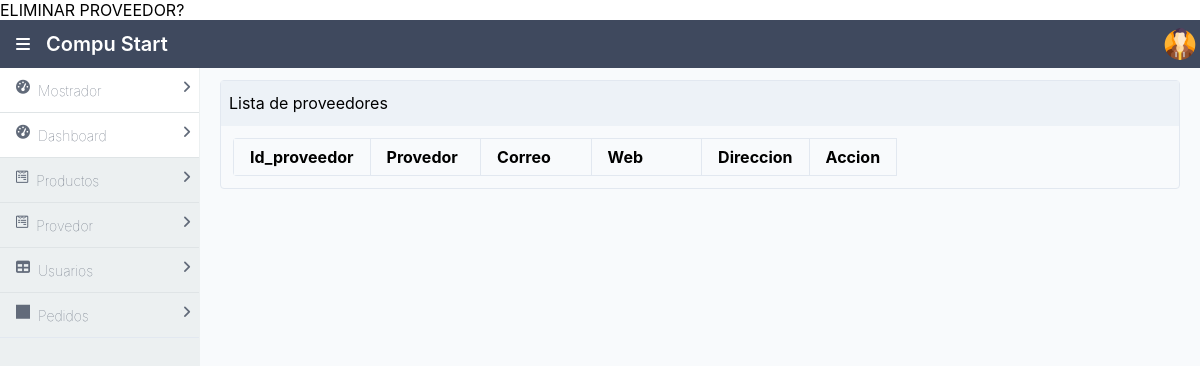
The page /admin/proveedor.php on the database as committed earlier.
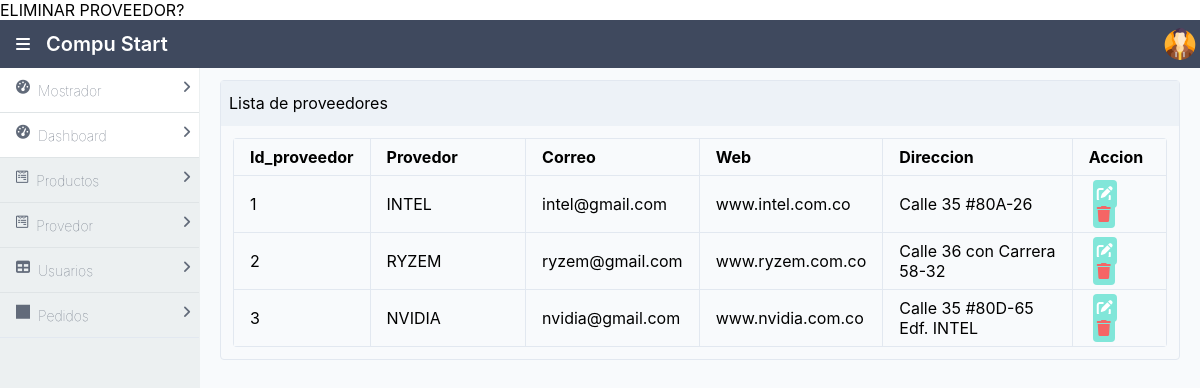
The same page on the database as committed later.
### tables this page shows
CREATE TABLE proveedor(
    id_proveedor INT(11) PRIMARY KEY AUTO_INCREMENT,
    proveedor VARCHAR(50) NOT NULL,
    correo VARCHAR(45) NOT NULL,
    direccion_web VARCHAR(60) NOT NULL,
    direccion VARCHAR(60) NOT NULL
);

### admin/proveedor.php (the view, shortened to what this page needs)
<?php
$db = new Database();
$connection = $db->connect();
$query = $connection->prepare("SELECT * FROM proveedor");
$query->execute();
$proveedores = $query->fetchAll(PDO::FETCH_ASSOC);
?>
<!DOCTYPE html>
<html lang="en">
<head>
    <link rel="stylesheet" href="../css/styles.css">
    <link rel="stylesheet" href="../css/all.css">
</head>
<body>
    <div class="mx-auto bg-grey-lightest">
        <div class="min-h-screen flex flex-col">
            <header class="bg-nav">
                <?php include("../componentes/headerAdmin.php") ?>
            </header>
            <div class="flex flex-1">
                <aside id="sidebar" class="bg-side-nav w-1/2 md:w-1/6 lg:w-1/6 border-r border-side-nav hidden md:block lg:block">
                    <ul class="list-reset flex flex-col">
                        <?php include("../componentes/barralateralAdmin.php") ?>
                    </ul>
                </aside>
                <main class="bg-white-500 flex-1 p-3 overflow-hidden">
                    <div class="flex flex-1  flex-col md:flex-row lg:flex-row mx-2">
                        <div class="mb-2 border-solid border-gray-300 rounded border shadow-sm w-full">
                            <div class="bg-gray-200 px-2 py-3 border-solid border-gray-200 border-b">
                                Lista de proveedores
                            </div>
                            <div class="p-3">
                                <table class="table-responsive w-full rounded">
                                    <thead>
                                        <tr>
                                            <th class="border w-1/7 px-4 py-2">Id_proveedor</th>
                                            <th class="border w-1/6 px-4 py-2">Provedor</th>
                                            <th class="border w-1/6 px-4 py-2">Correo</th>
                                            <th class="border w-1/6 px-4 py-2">Web</th>
                                            <th class="border w-1/7 px-4 py-2">Direccion</th>
                                            <th class="border w-1/7 px-4 py-2">Accion</th>
                                        </tr>
                                    </thead>
                                    <tbody>
                                        <?php
                                        foreach ($proveedores as $key => $proveedor) {
                                        ?>
                                            <tr>
                                                <td class="border px-4 py-2"><?php echo $proveedor["id_proveedor"] . "<br>"; ?></td>
                                                <td class="border px-4 py-2"><?php echo $proveedor["proveedor"] . "<br>"; ?></td>
                                                <td class="border px-4 py-2"><?php echo $proveedor["correo"] . "<br>"; ?></td>
                                                <td class="border px-4 py-2"><?php echo $proveedor["direccion_web"] . "<br>"; ?></td>
                                                <td class="border px-4 py-2"><?php echo $proveedor["direccion"] . "<br>"; ?></td>
                                                <td class="border px-4 py-2">
                                                    <a class="bg-teal-300 cursor-pointer rounded p-1 mx-1 text-white" href="./actualizarProveedor.php?id=<?php echo $proveedor["id_proveedor"]; ?>">
                                                        <i class="fas fa-edit"></i></a>
                                                    <a class="bg-teal-300 cursor-pointer rounded p-1 mx-1 text-red-500">
                                                        <i class="fas fa-trash"></i>
                                                    </a>
                                                </td>
                                            </tr>
                                        <?php
                                        }
                                        ?>
                                    </tbody>
                                </table>
                            </div>
                        </div>
                    </div>
            </div>
        </div>
    </div>
</body>
</html>

### componentes/headerAdmin.php (shortened to what this page needs)
<header class="bg-nav">
    <div class="flex justify-between">
        <div class="p-1 mx-3 inline-flex items-center">
            <i class="fas fa-bars pr-2 text-white" onclick="sidebarToggle()"></i>
            <h1 class="text-white p-2">Compu Start</h1>
        </div>
        <div class="p-1 flex flex-row items-center">
            <a href="#" onclick="profileToggle()" class="text-white p-2 no-underline hidden md:block lg:block"><?php echo $_SESSION["admin"] ?></a>
            <img onclick="profileToggle()" class="inline-block h-8 w-8 rounded-full" src="../img/logo/avatar.png" alt="">
        </div>
    </div>
</header>

### componentes/barralateralAdmin.php
<ul class="list-reset flex flex-col">
                    <li class=" w-full h-full py-3 px-2 border-b border-light-border bg-white">
                        <a href="../admin/mostrar.php"
                           class="font-sans font-hairline hover:font-normal text-sm text-nav-item no-underline">
                            <i class="fas fa-tachometer-alt float-left mx-2"></i>
                            Mostrador
                            <span><i class="fas fa-angle-right float-right"></i></span>
                        </a>
                    </li>
                    <li class=" w-full h-full py-3 px-2 border-b border-light-border bg-white">
                        <a href="../admin/indexadmin.php"
                           class="font-sans font-hairline hover:font-normal text-sm text-nav-item no-underline">
                            <i class="fas fa-tachometer-alt float-left mx-2"></i>
                            Dashboard
                            <span><i class="fas fa-angle-right float-right"></i></span>
                        </a>
                    </li>
                    <li class="w-full h-full py-3 px-2 border-b border-light-border">
                        <a href="../admin/productos.php"
                           class="font-sans font-hairline hover:font-normal text-sm text-nav-item no-underline">
                            <i class="fab fa-wpforms float-left mx-2"></i>
                            Productos
                            <span><i class="fa fa-angle-right float-right"></i></span>
                        </a>
                    </li>
                    <li class="w-full h-full py-3 px-2 border-b border-light-border">
                        <a href="../admin/proveedor.php"
                           class="font-sans font-hairline hover:font-normal text-sm text-nav-item no-underline">
                            <i class="fab fa-wpforms float-left mx-2"></i>
                            Provedor
                            <span><i class="fa fa-angle-right float-right"></i></span>
                        </a>
                    </li>
                    <li class="w-full h-full py-3 px-2 border-b border-light-border">
                        <a href="../admin/usuario.php"
                           class="font-sans font-hairline hover:font-normal text-sm text-nav-item no-underline">
                            <i class="fas fa-table float-left mx-2"></i>
                            Usuarios
                            <span><i class="fa fa-angle-right float-right"></i></span>
                        </a>
                    </li>
                </ul>
                <li class="w-full h-full py-3 px-2 border-b border-300-border">
                        <a href="../admin/actualizaciones.php" class="font-sans font-hairline hover:font-normal text-sm text-nav-item no-underline">
                            <i class="fas fa-square-full float-left mx-2"></i>
                            Pedidos
                            <span><i class="fa fa-angle-right float-right"></i></span>
                        </a>
                    </li>

### css/all.css (style rules this page uses)
.fa, .fas, .far, .fal, .fab { -moz-osx-font-smoothing: grayscale; -webkit-font-smoothing: antialiased; display: inline-block; font-style: normal; font-variant: normal; text-rendering: auto; line-height: 1; }
.fa-angle-right:before { content: "\f105"; }
.fa-bars:before { content: "\f0c9"; }
.fa-edit:before { content: "\f044"; }
.fa-square-full:before { content: "\f45c"; }
.fa-table:before { content: "\f0ce"; }
.fa-tachometer-alt:before { content: "\f3fd"; }
.fa-trash:before { content: "\f1f8"; }
.fa-wpforms:before { content: "\f298"; }
.fab { font-family: 'Font Awesome 5 Brands'; }
.fa, .fas { font-family: 'Font Awesome 5 Free'; font-weight: 900; }

Rows that differ between the two databases and show on the page:
added proveedor: id_proveedor "1", proveedor "INTEL", correo "intel@gmail.com", direccion_web "www.intel.com.co", direccion "Calle 35 #80A-26"
added proveedor: id_proveedor "2", proveedor "RYZEM", correo "ryzem@gmail.com", direccion_web "www.ryzem.com.co", direccion "Calle 36 con Carrera 58-32"
added proveedor: id_proveedor "3", proveedor "NVIDIA", correo "nvidia@gmail.com", direccion_web "www.nvidia.com.co", direccion "Calle 35 #80D-65 Edf. INTEL"
